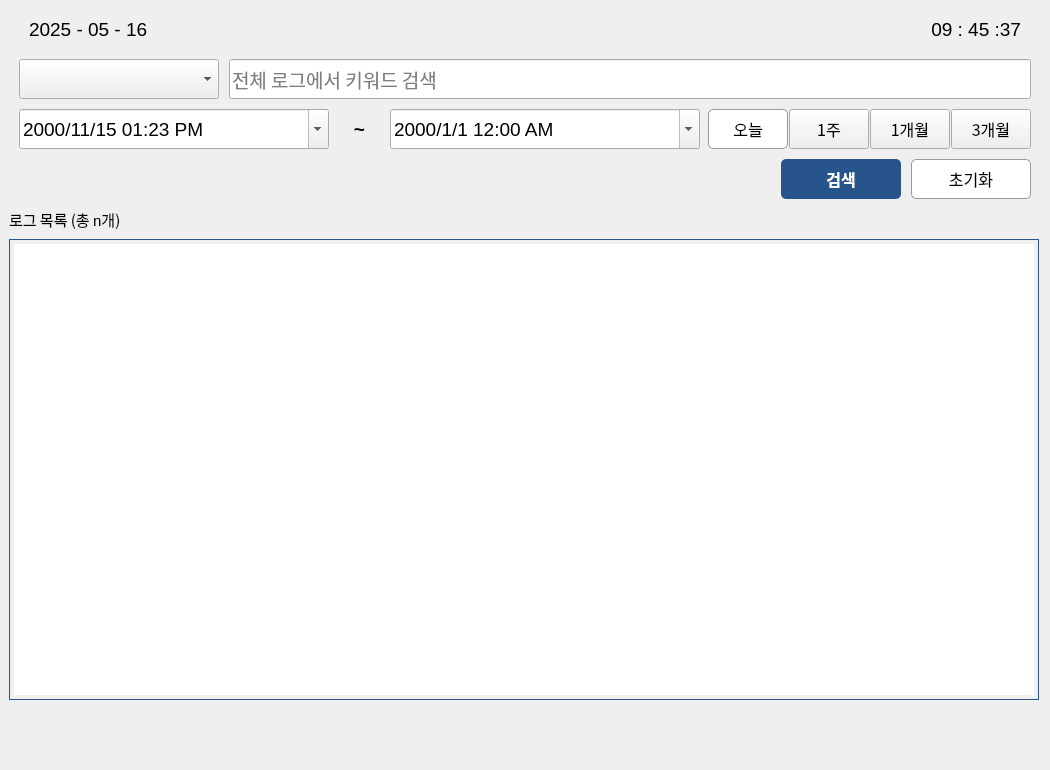
      <widget class="QWidget" name="log_manage_tab">
       <property name="minimumSize">
        <size>
         <width>1050</width>
         <height>770</height>
        </size>
       </property>
       <property name="maximumSize">
        <size>
         <width>1050</width>
         <height>770</height>
        </size>
       </property>
       <attribute name="title">
        <string>로그 관리</string>
       </attribute>
       <widget class="QWidget" name="verticalLayoutWidget">
        <property name="geometry">
         <rect>
          <x>9</x>
          <y>9</y>
          <width>1032</width>
          <height>691</height>
         </rect>
        </property>
        <layout class="QVBoxLayout" name="verticalLayout_4" stretch="1,1,1,1,0,10">
         <property name="spacing">
          <number>10</number>
         </property>
         <item>
          <layout class="QHBoxLayout" name="horizontalLayout_4" stretch="1,1">
           <property name="spacing">
            <number>20</number>
           </property>
           <property name="leftMargin">
            <number>20</number>
           </property>
           <property name="rightMargin">
            <number>20</number>
           </property>
           <item>
            <widget class="QLabel" name="today_lb">
             <property name="minimumSize">
              <size>
               <width>0</width>
               <height>40</height>
              </size>
             </property>
             <property name="maximumSize">
              <size>
               <width>16777215</width>
               <height>40</height>
              </size>
             </property>
             <property name="font">
              <font>
               <family>System-ui</family>
               <pointsize>14</pointsize>
              </font>
             </property>
             <property name="text">
              <string>2025 - 05 - 16</string>
             </property>
            </widget>
           </item>
           <item>
            <widget class="QLabel" name="time_lb">
             <property name="minimumSize">
              <size>
               <width>0</width>
               <height>40</height>
              </size>
             </property>
             <property name="maximumSize">
              <size>
               <width>16777215</width>
               <height>40</height>
              </size>
             </property>
             <property name="font">
              <font>
               <family>System-ui</family>
               <pointsize>14</pointsize>
              </font>
             </property>
             <property name="text">
              <string>09 : 45 :37</string>
             </property>
             <property name="alignment">
              <set>Qt::AlignRight|Qt::AlignTrailing|Qt::AlignVCenter</set>
             </property>
            </widget>
           </item>
          </layout>
         </item>
         <item>
          <layout class="QHBoxLayout" name="horizontalLayout_6" stretch="2,8">
           <property name="spacing">
            <number>10</number>
           </property>
           <property name="leftMargin">
            <number>10</number>
           </property>
           <property name="rightMargin">
            <number>10</number>
           </property>
           <item>
            <widget class="QComboBox" name="category_search">
             <property name="minimumSize">
              <size>
               <width>0</width>
               <height>40</height>
              </size>
             </property>
             <property name="maximumSize">
              <size>
               <width>16777215</width>
               <height>40</height>
              </size>
             </property>
             <property name="font">
              <font>
               <family>System-ui</family>
               <pointsize>14</pointsize>
              </font>
             </property>
            </widget>
           </item>
           <item>
            <widget class="QLineEdit" name="log_search_lineEdit">
             <property name="minimumSize">
              <size>
               <width>0</width>
               <height>40</height>
              </size>
             </property>
             <property name="maximumSize">
              <size>
               <width>16777215</width>
               <height>40</height>
              </size>
             </property>
             <property name="font">
              <font>
               <family>System-ui</family>
               <pointsize>14</pointsize>
              </font>
             </property>
             <property name="styleSheet">
              <string notr="true"/>
             </property>
             <property name="placeholderText">
              <string>전체 로그에서 키워드 검색</string>
             </property>
            </widget>
           </item>
          </layout>
         </item>
         <item>
          <layout class="QHBoxLayout" name="horizontalLayout_7" stretch="7,1,7,4">
           <property name="spacing">
            <number>8</number>
           </property>
           <property name="leftMargin">
            <number>10</number>
           </property>
           <property name="rightMargin">
            <number>10</number>
           </property>
           <item>
            <widget class="QDateTimeEdit" name="start_dateTimeEdit">
             <property name="minimumSize">
              <size>
               <width>0</width>
               <height>40</height>
              </size>
             </property>
             <property name="maximumSize">
              <size>
               <width>16777215</width>
               <height>40</height>
              </size>
             </property>
             <property name="font">
              <font>
               <family>System-ui</family>
               <pointsize>14</pointsize>
              </font>
             </property>
             <property name="styleSheet">
              <string notr="true">QCalendarWidget QToolButton {
    color: black;
}

QCalendarWidget QAbstractItemView {
    selection-background-color: #27548A;
    selection-color: white;
    background: white;
    color: black;
}
</string>
             </property>
             <property name="dateTime">
              <datetime>
               <hour>13</hour>
               <minute>23</minute>
               <second>0</second>
               <year>2000</year>
               <month>11</month>
               <day>15</day>
              </datetime>
             </property>
             <property name="maximumTime">
              <time>
               <hour>23</hour>
               <minute>59</minute>
               <second>59</second>
              </time>
             </property>
             <property name="displayFormat">
              <string>yyyy/M/d hh:mm AP</string>
             </property>
             <property name="calendarPopup">
              <bool>true</bool>
             </property>
            </widget>
           </item>
           <item>
            <widget class="QLabel" name="label">
             <property name="font">
              <font>
               <family>System-ui</family>
               <pointsize>14</pointsize>
               <weight>75</weight>
               <bold>true</bold>
              </font>
             </property>
             <property name="text">
              <string>~</string>
             </property>
             <property name="alignment">
              <set>Qt::AlignCenter</set>
             </property>
            </widget>
           </item>
           <item>
            <widget class="QDateTimeEdit" name="end_dateTimeEdit">
             <property name="minimumSize">
              <size>
               <width>0</width>
               <height>40</height>
              </size>
             </property>
             <property name="maximumSize">
              <size>
               <width>16777215</width>
               <height>40</height>
              </size>
             </property>
             <property name="font">
              <font>
               <family>System-ui</family>
               <pointsize>14</pointsize>
              </font>
             </property>
             <property name="styleSheet">
              <string notr="true">QCalendarWidget QToolButton {
    color: black;
}

QCalendarWidget QAbstractItemView {
    selection-background-color: #27548A;
    selection-color: white;
    background: white;
    color: black;
}</string>
             </property>
             <property name="displayFormat">
              <string>yyyy/M/d hh:mm AP</string>
             </property>
             <property name="calendarPopup">
              <bool>true</bool>
             </property>
            </widget>
           </item>
           <item>
            <layout class="QHBoxLayout" name="horizontalLayout_8">
             <property name="spacing">
              <number>1</number>
             </property>
             <item>
              <widget class="QPushButton" name="today_option_btn">
               <property name="minimumSize">
                <size>
                 <width>80</width>
                 <height>40</height>
                </size>
               </property>
               <property name="maximumSize">
                <size>
                 <width>80</width>
                 <height>40</height>
                </size>
               </property>
               <property name="font">
                <font>
                 <family>System-ui</family>
                 <pointsize>12</pointsize>
                </font>
               </property>
               <property name="styleSheet">
                <string notr="true">QPushButton {
    background-color: rgb(255, 255, 255);     /* 기본 배경 */
    color: black;
    border: 1px solid rgb(154, 153, 150);
    padding: 8px;
    border-radius: 5px;
}
/* 마우스 올렸을 때 (hover) */
QPushButton:hover {
    background-color: rgb(203, 227, 255);    /* hover 배경 */
}

/* 클릭 상태 (hover + pressed 겹칠 경우 우선 적용) */
QPushButton:pressed {
    background-color: #DDA853;     /* 클릭 시 배경 */
}</string>
               </property>
               <property name="text">
                <string>오늘</string>
               </property>
              </widget>
             </item>
             <item>
              <widget class="QPushButton" name="week1_option_btn">
               <property name="minimumSize">
                <size>
                 <width>80</width>
                 <height>40</height>
                </size>
               </property>
               <property name="maximumSize">
                <size>
                 <width>80</width>
                 <height>40</height>
                </size>
               </property>
               <property name="font">
                <font>
                 <family>System-ui</family>
                 <pointsize>12</pointsize>
                </font>
               </property>
               <property name="styleSheet">
                <string notr="true">/* 마우스 올렸을 때 (hover) */
QPushButton:hover {
    background-color: rgb(203, 227, 255);    /* hover 배경 */
}

/* 클릭 상태 (hover + pressed 겹칠 경우 우선 적용) */
QPushButton:pressed {
    background-color: #DDA853;     /* 클릭 시 배경 */
}</string>
               </property>
               <property name="text">
                <string>1주</string>
               </property>
              </widget>
             </item>
             <item>
              <widget class="QPushButton" name="month1_option_btn">
               <property name="minimumSize">
                <size>
                 <width>80</width>
                 <height>40</height>
                </size>
               </property>
               <property name="maximumSize">
                <size>
                 <width>80</width>
                 <height>40</height>
                </size>
               </property>
               <property name="font">
                <font>
                 <family>System-ui</family>
                 <pointsize>12</pointsize>
                </font>
               </property>
               <property name="styleSheet">
                <string notr="true">/* 마우스 올렸을 때 (hover) */
QPushButton:hover {
    background-color: rgb(203, 227, 255);    /* hover 배경 */
}

/* 클릭 상태 (hover + pressed 겹칠 경우 우선 적용) */
QPushButton:pressed {
    background-color: #DDA853;     /* 클릭 시 배경 */
}</string>
               </property>
               <property name="text">
                <string>1개월</string>
               </property>
              </widget>
             </item>
             <item>
              <widget class="QPushButton" name="month3_option_btn">
               <property name="minimumSize">
                <size>
                 <width>80</width>
                 <height>40</height>
                </size>
               </property>
               <property name="maximumSize">
                <size>
                 <width>80</width>
                 <height>40</height>
                </size>
               </property>
               <property name="font">
                <font>
                 <family>System-ui</family>
                 <pointsize>12</pointsize>
                </font>
               </property>
               <property name="styleSheet">
                <string notr="true">/* 마우스 올렸을 때 (hover) */
QPushButton:hover {
    background-color: rgb(203, 227, 255);    /* hover 배경 */
}

/* 클릭 상태 (hover + pressed 겹칠 경우 우선 적용) */
QPushButton:pressed {
    background-color: #DDA853;     /* 클릭 시 배경 */
}</string>
               </property>
               <property name="text">
                <string>3개월</string>
               </property>
              </widget>
             </item>
            </layout>
           </item>
          </layout>
         </item>
         <item>
          <layout class="QHBoxLayout" name="horizontalLayout_3">
           <property name="leftMargin">
            <number>10</number>
           </property>
           <property name="rightMargin">
            <number>10</number>
           </property>
           <item>
            <spacer name="spacer">
             <property name="orientation">
              <enum>Qt::Horizontal</enum>
             </property>
             <property name="sizeType">
              <enum>QSizePolicy::Expanding</enum>
             </property>
             <property name="sizeHint" stdset="0">
              <size>
               <width>0</width>
               <height>40</height>
              </size>
             </property>
            </spacer>
           </item>
           <item>
            <widget class="QPushButton" name="log_search_btn">
             <property name="minimumSize">
              <size>
               <width>120</width>
               <height>40</height>
              </size>
             </property>
             <property name="maximumSize">
              <size>
               <width>120</width>
               <height>40</height>
              </size>
             </property>
             <property name="font">
              <font>
               <family>System-ui</family>
               <pointsize>12</pointsize>
               <weight>75</weight>
               <bold>true</bold>
              </font>
             </property>
             <property name="styleSheet">
              <string notr="true">QPushButton {
    background-color: rgb(39, 84, 138);     /* 기본 배경 */
    color: white;
    border: none;
    padding: 8px;
    font-weight: bold;
    border-radius: 5px;
}

/* 마우스 올렸을 때 (hover) */
QPushButton:hover {
    background-color: rgb(51, 102, 160);    /* hover 배경 */
}

/* 클릭 상태 (hover + pressed 겹칠 경우 우선 적용) */
QPushButton:pressed {
    background-color: #DDA853;     /* 클릭 시 배경 */
}
</string>
             </property>
             <property name="text">
              <string>검색</string>
             </property>
            </widget>
           </item>
           <item>
            <widget class="QPushButton" name="search_reset_btn">
             <property name="minimumSize">
              <size>
               <width>120</width>
               <height>40</height>
              </size>
             </property>
             <property name="maximumSize">
              <size>
               <width>120</width>
               <height>40</height>
              </size>
             </property>
             <property name="font">
              <font>
               <family>System-ui</family>
               <pointsize>12</pointsize>
              </font>
             </property>
             <property name="styleSheet">
              <string notr="true">QPushButton {
    background-color: rgb(255, 255, 255);     /* 기본 배경 */
    color: black;
    border: 1px solid rgb(154, 153, 150);
    padding: 8px;
    border-radius: 5px;
}
/* 마우스 올렸을 때 (hover) */
QPushButton:hover {
    background-color: rgb(203, 227, 255);    /* hover 배경 */
}

/* 클릭 상태 (hover + pressed 겹칠 경우 우선 적용) */
QPushButton:pressed {
    background-color: #DDA853;     /* 클릭 시 배경 */
}</string>
             </property>
             <property name="text">
              <string>초기화</string>
             </property>
            </widget>
           </item>
          </layout>
         </item>
         <item>
          <widget class="QLabel" name="label_2">
           <property name="minimumSize">
            <size>
             <width>200</width>
             <height>20</height>
            </size>
           </property>
           <property name="maximumSize">
            <size>
             <width>200</width>
             <height>20</height>
            </size>
           </property>
           <property name="font">
            <font>
             <family>System-ui</family>
             <pointsize>11</pointsize>
            </font>
           </property>
           <property name="text">
            <string>로그 목록 (총 n개)</string>
           </property>
          </widget>
         </item>
         <item>
          <widget class="QTableView" name="log_table_view">
           <property name="minimumSize">
            <size>
             <width>1030</width>
             <height>0</height>
            </size>
           </property>
           <property name="maximumSize">
            <size>
             <width>1030</width>
             <height>16777215</height>
            </size>
           </property>
           <property name="font">
            <font>
             <family>System-ui</family>
             <pointsize>12</pointsize>
            </font>
           </property>
           <property name="styleSheet">
            <string notr="true">border: 1px solid #27548A;
padding: 4px;</string>
           </property>
           <property name="locale">
            <locale language="Korean" country="SouthKorea"/>
           </property>
           <property name="dragEnabled">
            <bool>false</bool>
           </property>
           <attribute name="horizontalHeaderVisible">
            <bool>true</bool>
           </attribute>
           <attribute name="horizontalHeaderCascadingSectionResizes">
            <bool>true</bool>
           </attribute>
           <attribute name="horizontalHeaderMinimumSectionSize">
            <number>50</number>
           </attribute>
           <attribute name="horizontalHeaderDefaultSectionSize">
            <number>50</number>
           </attribute>
           <attribute name="horizontalHeaderHighlightSections">
            <bool>false</bool>
           </attribute>
           <attribute name="horizontalHeaderShowSortIndicator" stdset="0">
            <bool>false</bool>
           </attribute>
           <attribute name="horizontalHeaderStretchLastSection">
            <bool>false</bool>
           </attribute>
           <attribute name="verticalHeaderVisible">
            <bool>false</bool>
           </attribute>
           <attribute name="verticalHeaderCascadingSectionResizes">
            <bool>false</bool>
           </attribute>
           <attribute name="verticalHeaderMinimumSectionSize">
            <number>50</number>
           </attribute>
           <attribute name="verticalHeaderDefaultSectionSize">
            <number>50</number>
           </attribute>
           <attribute name="verticalHeaderHighlightSections">
            <bool>false</bool>
           </attribute>
           <attribute name="verticalHeaderShowSortIndicator" stdset="0">
            <bool>false</bool>
           </attribute>
          </widget>
         </item>
        </layout>
       </widget>
      </widget>
